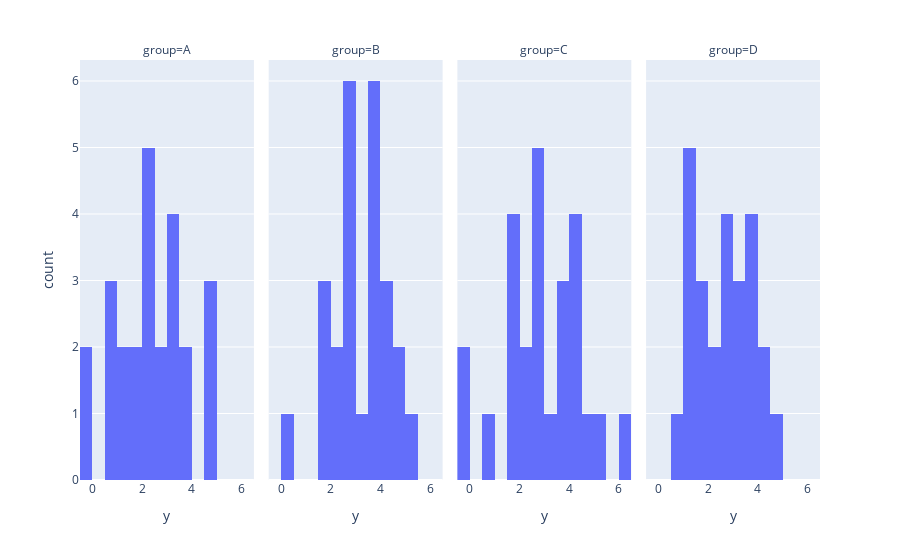

The code cell stored with this chart in its notebook:
### Markdown cell above
## Histograms

### Code cell
# y histograms by group
plotly.offline.iplot(
    plotly.express.histogram(data1, x = "y", facet_col = "group")
)

### Figure 1 — Plotly figure (JSON) as saved in the notebook; plotly's stock layout.template omitted (floating-point values rounded to 4 significant figures)
{"data": [{"alignmentgroup": "True", "bingroup": "x", "hoverlabel": {"namelength": 0}, "hovertemplate": "group=A<br>y=%{x}<br>count=%{y}", "legendgroup": "", "marker": {"color": "#636efa"}, "name": "", "offsetgroup": "", "orientation": "v", "showlegend": false, "type": "histogram", "x": [2.059, 3.006, 0.8257, 0.8416, 3.229, 3.134, 2.048, 2.761, 4.683, 2.451, 3.74, 2.848, 0.6492, -0.03618, 3.495, 1.04, 2.434, 1.189, 1.55, -0.05979, 1.777, 3.869, 4.943, 2.394, 4.712], "xaxis": "x", "yaxis": "y"}, {"alignmentgroup": "True", "bingroup": "x", "hoverlabel": {"namelength": 0}, "hovertemplate": "group=B<br>y=%{x}<br>count=%{y}", "legendgroup": "", "marker": {"color": "#636efa"}, "name": "", "offsetgroup": "", "orientation": "v", "showlegend": false, "type": "histogram", "x": [2.195, 2.806, 4.455, 2.995, 3.861, 1.982, 2.179, 4.361, 3.771, 3.49, 3.609, 2.81, 1.866, 1.848, 2.557, 4.673, 0.2617, 4.969, 2.673, 4.192, 2.831, 3.979, 3.784, 5.038, 3.909], "xaxis": "x2", "yaxis": "y2"}, {"alignmentgroup": "True", "bingroup": "x", "hoverlabel": {"namelength": 0}, "hovertemplate": "group=C<br>y=%{x}<br>count=%{y}", "legendgroup": "", "marker": {"color": "#636efa"}, "name": "", "offsetgroup": "", "orientation": "v", "showlegend": false, "type": "histogram", "x": [2.025, 2.53, 4.363, 2.813, 5.097, -0.4784, 4.318, 4.557, 1.685, 2.839, -0.0649, 6.226, 3.651, 1.983, 1.555, 2.262, 3.052, 4.245, 2.709, 4.089, 2.785, 1.822, 3.66, 0.7355, 3.872], "xaxis": "x3", "yaxis": "y3"}, {"alignmentgroup": "True", "bingroup": "x", "hoverlabel": {"namelength": 0}, "hovertemplate": "group=D<br>y=%{x}<br>count=%{y}", "legendgroup": "", "marker": {"color": "#636efa"}, "name": "", "offsetgroup": "", "orientation": "v", "showlegend": false, "type": "histogram", "x": [1.213, 1.514, 3.547, 3.471, 4.696, 3.563, 1.539, 4.236, 2.9, 1.288, 2.827, 3.023, 3.007, 2.517, 1.405, 3.784, 1.303, 2.841, 2.125, 2.212, 1.442, 3.847, 4.333, 1.785, 0.5606], "xaxis": "x4", "yaxis": "y4"}], "layout": {"annotations": [{"showarrow": false, "text": "group=A", "x": 0.1175, "xanchor": "center", "xref": "paper", "y": 1, "yanchor": "bottom", "yref": "paper"}, {"showarrow": false, "text": "group=B", "x": 0.3725, "xanchor": "center", "xref": "paper", "y": 1, "yanchor": "bottom", "yref": "paper"}, {"showarrow": false, "text": "group=C", "x": 0.6275, "xanchor": "center", "xref": "paper", "y": 1, "yanchor": "bottom", "yref": "paper"}, {"showarrow": false, "text": "group=D", "x": 0.8825, "xanchor": "center", "xref": "paper", "y": 1, "yanchor": "bottom", "yref": "paper"}], "barmode": "relative", "legend": {"tracegroupgap": 0}, "margin": {"t": 60}, "xaxis": {"anchor": "y", "domain": [0, 0.235], "title": {"text": "y"}}, "xaxis2": {"anchor": "y2", "domain": [0.255, 0.49], "matches": "x", "title": {"text": "y"}}, "xaxis3": {"anchor": "y3", "domain": [0.51, 0.745], "matches": "x", "title": {"text": "y"}}, "xaxis4": {"anchor": "y4", "domain": [0.765, 1.0], "matches": "x", "title": {"text": "y"}}, "yaxis": {"anchor": "x", "domain": [0, 1], "title": {"text": "count"}}, "yaxis2": {"anchor": "x2", "domain": [0, 1], "matches": "y", "showticklabels": false}, "yaxis3": {"anchor": "x3", "domain": [0, 1], "matches": "y", "showticklabels": false}, "yaxis4": {"anchor": "x4", "domain": [0, 1], "matches": "y", "showticklabels": false}}}
